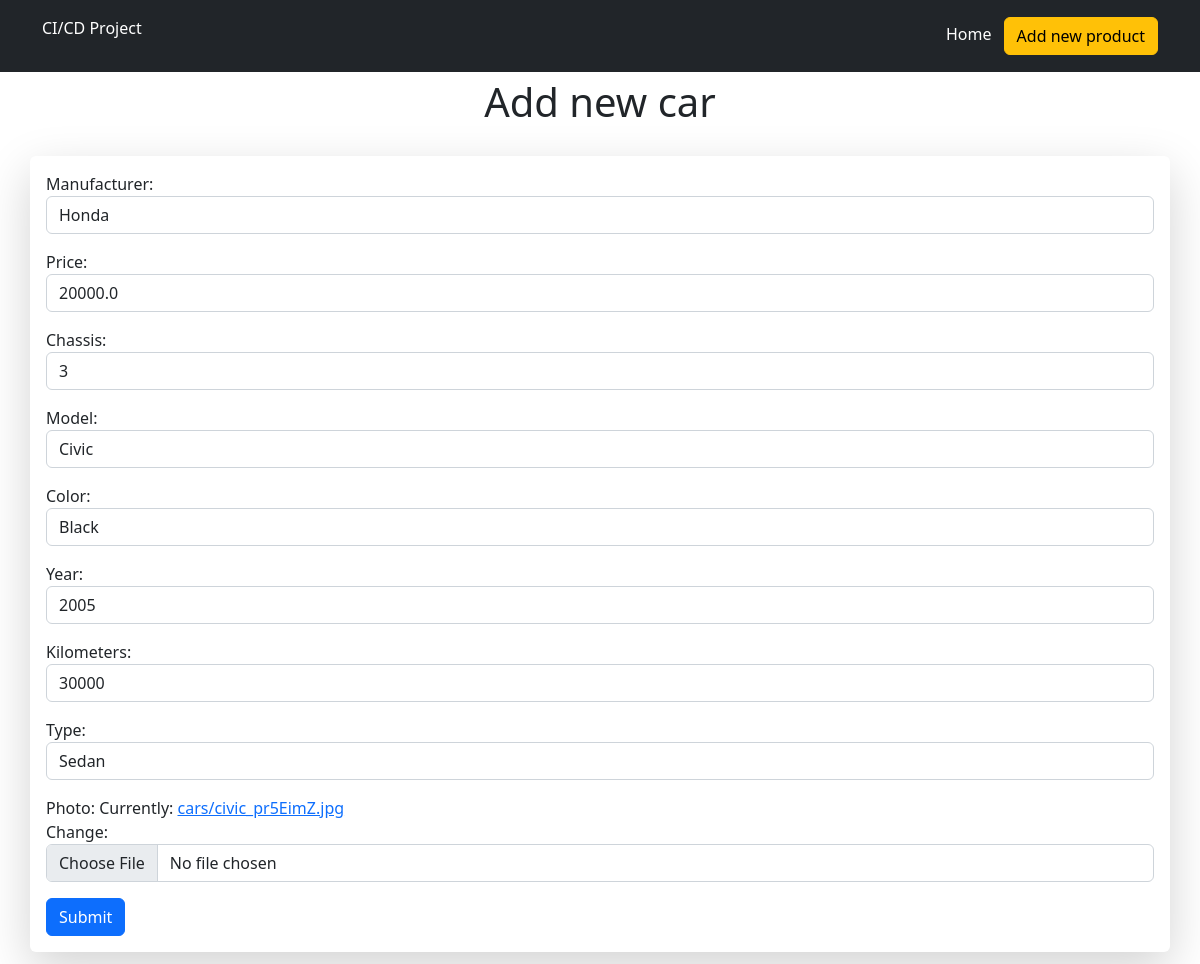
The page /product/edit/4/ on the database as committed earlier.
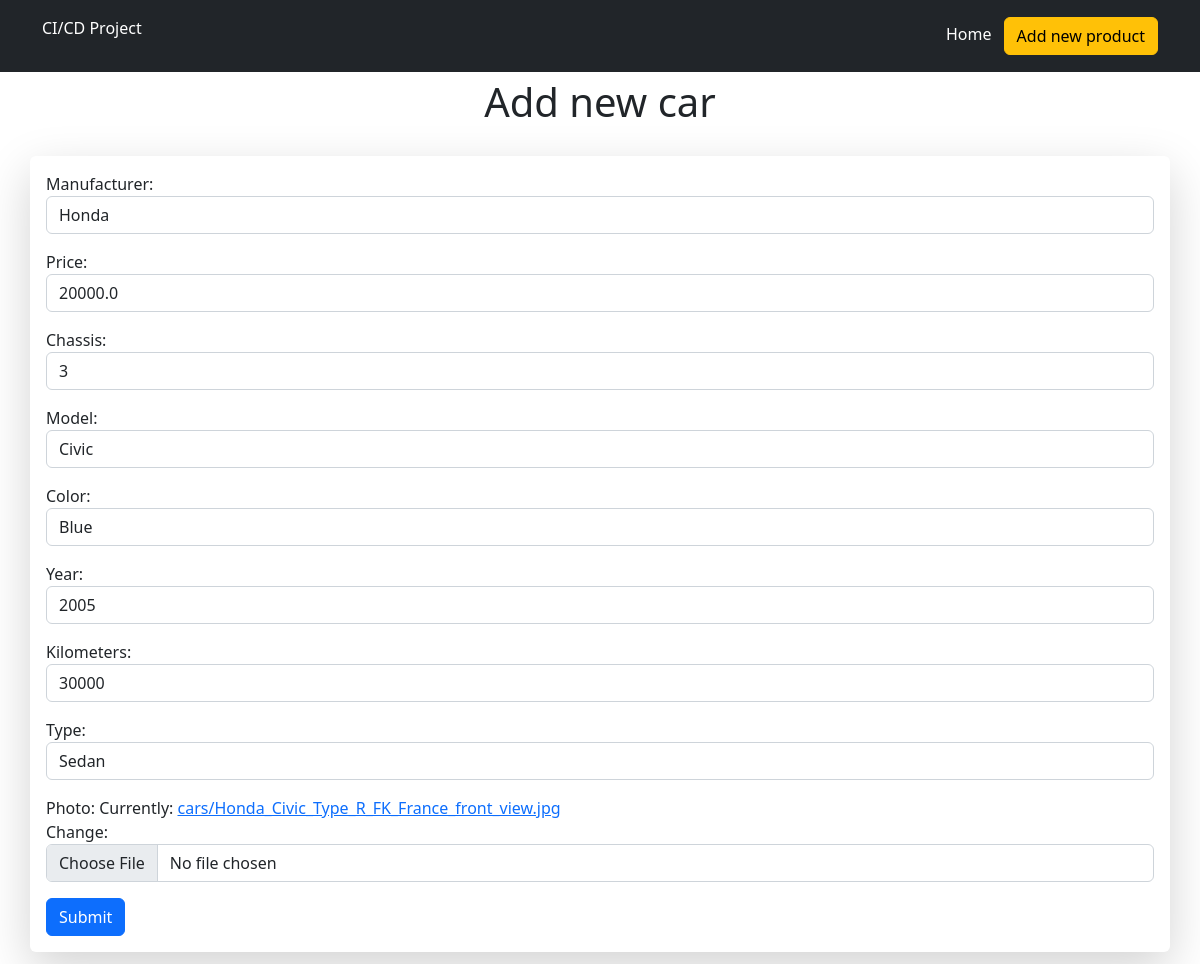
The same page on the database as committed later.
### carApp/models.py (models this page shows, shortened)
class Car(models.Model):
    CAR_TYPE_CHOICES = [
        ('sedan', 'Sedan'),
        ('suv', 'SUV'),
        ('hatchback', 'Hatchback'),
        ('coupe', 'Coupe'),
    ]
    manufacturer = models.ForeignKey(Manufacturer, on_delete=models.CASCADE)
    price = models.FloatField()
    chassis = models.IntegerField()
    model = models.CharField(max_length=50)
    color = models.CharField(max_length=50)
    year = models.IntegerField()
    kilometers = models.IntegerField()
    type = models.CharField(max_length=50, choices=CAR_TYPE_CHOICES)
    photo = models.ImageField(upload_to='cars/')

### carApp/views.py (the view)
# urls.py: path('product/edit/<int:carId>/', views.editCar, name='editCar'),
def editCar(request, carId):
    car = Car.objects.get(id=carId)
    if request.method == "POST":
        form = CarForm(request.POST, request.FILES, instance=car)
        if form.is_valid():
            form.save()
            return redirect("index")
    else:
        form = CarForm(instance=car)
    return render(request, "form_edit.html", {"form": form})

### carApp/forms.py
class CarForm(forms.ModelForm):
    def __init__(self, *args, **kwargs):
        super(CarForm, self).__init__(*args, **kwargs)
        for field in self.fields:
            self.fields[field].widget.attrs = {'class': 'form-control'}
    class Meta:
        model = Car
        fields = '__all__'

### carApp/models.py (called while the page is built)
    def __str__(self):
        return self.name

### carApp/templates/form_edit.html (shortened to what this page needs)
{% extends "base.html" %}
{% block content %}
    <p class="fs-1 text-center">Add new car</p>
    <div class="container shadow-lg p-3 mb-5 bg-body-tertiary rounded mt-4">
        <form method="POST" enctype="multipart/form-data">
            {{ form.as_p }}
            <button class="btn btn-primary">Submit</button>
        </form>
    </div>
{% endblock %}

### carApp/templates/base.html (shortened to what this page needs)
<!DOCTYPE html>
<html lang="en">
<head>
    <link href="https://cdn.jsdelivr.net/npm/bootstrap@5.2.0-beta1/dist/css/bootstrap.min.css" rel="stylesheet">
</head>
<body>
<header class="p-3 text-bg-dark">
    <div class="container">
      <div class="d-flex flex-wrap align-items-center justify-content-center justify-content-lg-start">
        <div class="nav col-12 col-lg-auto me-lg-auto align-center mb-2 justify-content-center mb-md-0">
            <p>CI/CD Project</p>
        </div>
        <div class="text-end">
          <a class="text-decoration-none me-2" style="color: white" href="/index">Home</a>
          <a type="button" class="btn btn-warning" href="/newProduct/create/">Add new product</a>
        </div>
      </div>
    </div>
  </header>
{% block content %}
{% endblock %}
</body>
</html>

Rows that differ between the two databases and show on the page:
changed Car "Honda": color "Black" → "Blue"
Other text that changed with them:
text no longer shown: "Manufacturer: Price: Chassis: Model: Color: Year: Kilometers: Type: Photo: Currently: cars/civic_pr5EimZ.jpg Change:"
text now shown: "Manufacturer: Price: Chassis: Model: Color: Year: Kilometers: Type: Photo: Currently: cars/Honda_Civic_Type_R_FK_France_front_view.jpg Change:"
